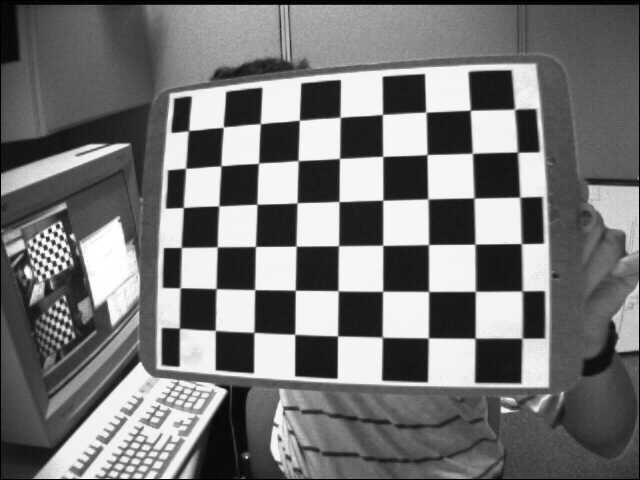
#> input picture HW9/left04.jpg, 640 x 480 px
$ python q2_HarrisEdgeDetector.py   (Python 2 division)
#> lines starting #> are read from the running program, lines starting #| are printed output that depends on the picture; after the words box and inside, x2 and y2 are one past the last pixel; in counts of white or black regions, pixels touching at a corner belong together
#> further down, img is the input picture: shape (480, 640, 3); min 0, max 255, mean 117.8
from scipy import signal as sig
import numpy as np
import cv2

window_size = 7
k = 0.05
th = 230#cv2.adaptiveThreshold(img2, 255, cv2.ADAPTIVE_THRESH_MEAN_C, cv2.THRESH_BINARY, 11, 2)

def func(img):
    gray  = cv2.cvtColor(img,cv2.COLOR_BGR2GRAY)
	#thresholding
    for i in range(len(gray)):
        for j in range(len(gray[i])):
            if gray[i][j]<th:
                gray[i][j] = 0
            else:
                gray[i][j]=255
	#init Kernels and Is
	kernelx = np.array([[-1, 0, 1],[-2, 0, 2],[-1, 0, 1]])
	kernely = np.array([[1, 2, 1], [0, 0, 0], [-1, -2, -1]])
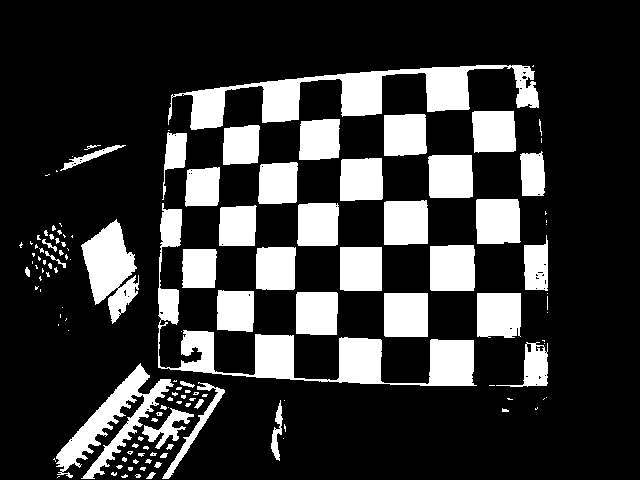
#> gray: shape (480, 640); 21.1% white; 134 white regions (84 under 20 px), largest, box (x1, y1, x2, y2) and area: (158, 203, 477, 386) 8720, (168, 65, 539, 130) 7951, (56, 363, 174, 479) 3907
    Ix = sig.convolve2d(gray, kernelx, mode='same')
    Iy = sig.convolve2d(gray, kernely, mode='same')
    Ixx = Ix ** 2
    Ixy = Iy * Ix
    Iyy = Iy ** 2
    h, w = gray.shape
#> h = 480; w = 640
    offset = (int)(window_size / 2)
    for y in range((int)(offset),(int)(h - offset)):
        for x in range((int)(offset), (int)(w - offset)):
			#calculate Sobel for harris
            Sxx = np.sum(Ixx[y - offset:y + 1 + offset, x - offset:x + 1 + offset])
            Syy = np.sum(Iyy[y - offset:y + 1 + offset, x - offset:x + 1 + offset])
            Sxy = np.sum(Ixy[y - offset:y + 1 + offset, x - offset:x + 1 + offset])
            r = (Sxx * Syy) - (Sxy ** 2) - k * ((Sxx + Syy) ** 2)
            if r > 200:
				img[y][x] = [255, 0, 0]
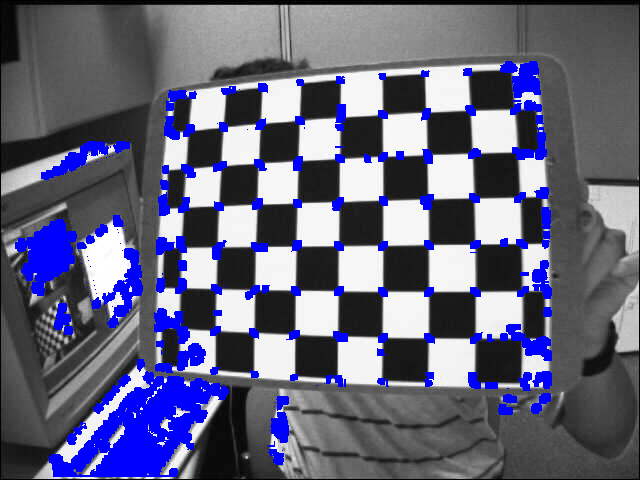
#> img: shape (480, 640, 3); 9.84% of pixels changed, all inside (x1, y1, x2, y2) = (15, 61, 552, 477)
    return img


img = cv2.imread('left04.jpg')
img_res1 = func(img)
img2 = cv2.imread('right04.jpg')
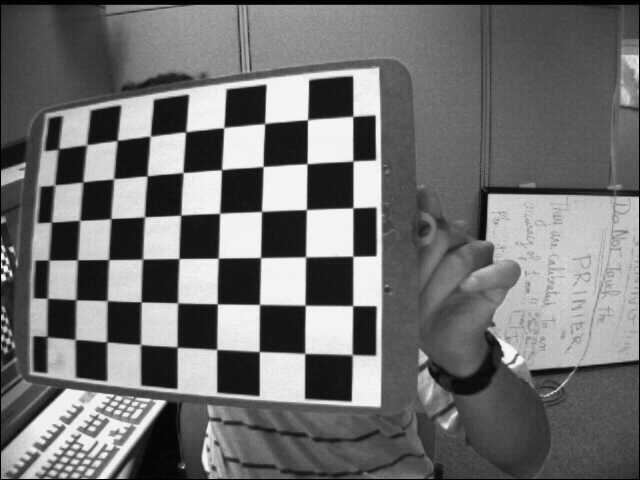
#> input picture HW9/right04.jpg, 640 x 480 px
#> img2 is the input picture: shape (480, 640, 3); min 0, max 255, mean 112.5
img_res2 = func(img2)
#> after the loop in func (call 2), `for i in range(len(gray)):`:
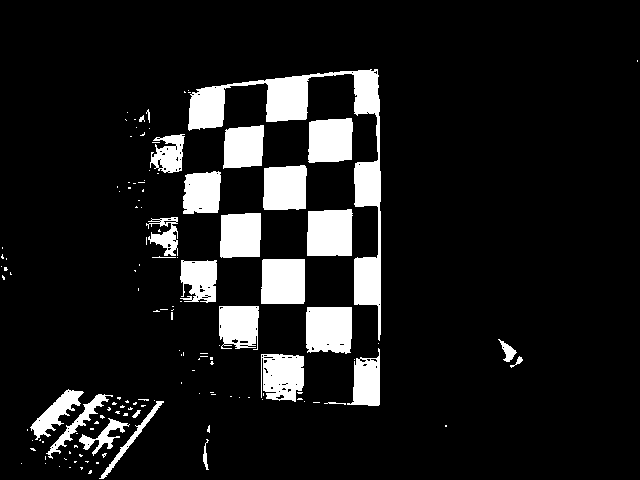
#> gray: shape (480, 640); 10.6% white; 134 white regions (107 under 20 px), largest, box (x1, y1, x2, y2) and area: (188, 69, 381, 341) 7396, (307, 209, 353, 256) 2037, (306, 307, 352, 354) 2033
#> in func (call 2), `Ixy = Iy * Ix`:
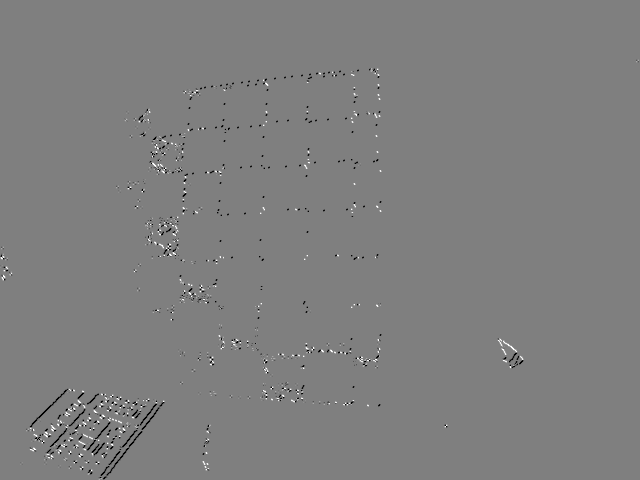
#> Ixy: shape (480, 640) int64; min -585225, max 585225, mean -1295.4; drawn with min black and max white
#> in func (call 2), `Iyy = Iy ** 2`:
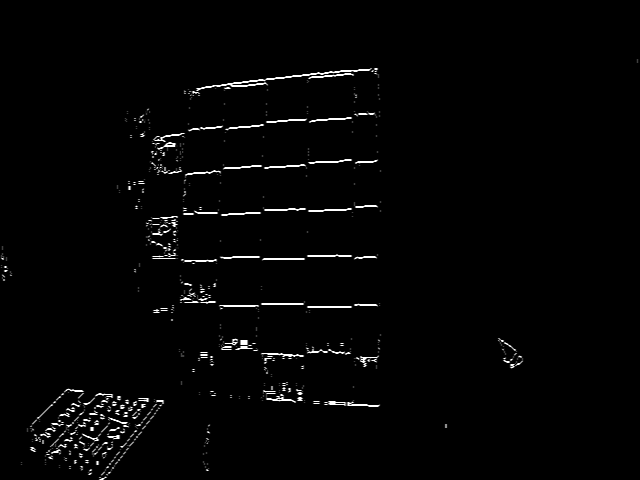
#> Iyy: shape (480, 640) int64; min 0, max 1040400, mean 17583.8; drawn with min black and max white
#> after the loop in func (call 2), `for y in range((int)(offset),(int)(h - offset)):`:
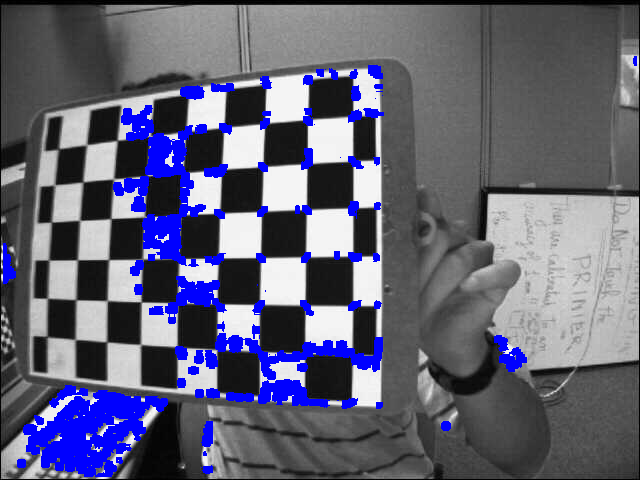
#> img: shape (480, 640, 3); 7.96% of pixels changed, all inside (x1, y1, x2, y2) = (3, 56, 637, 477)
cv2.imshow("edge", img_res1)
cv2.imshow("edge2", img_res2)
cv2.waitKey(0)
cv2.destroyAllWindows()
